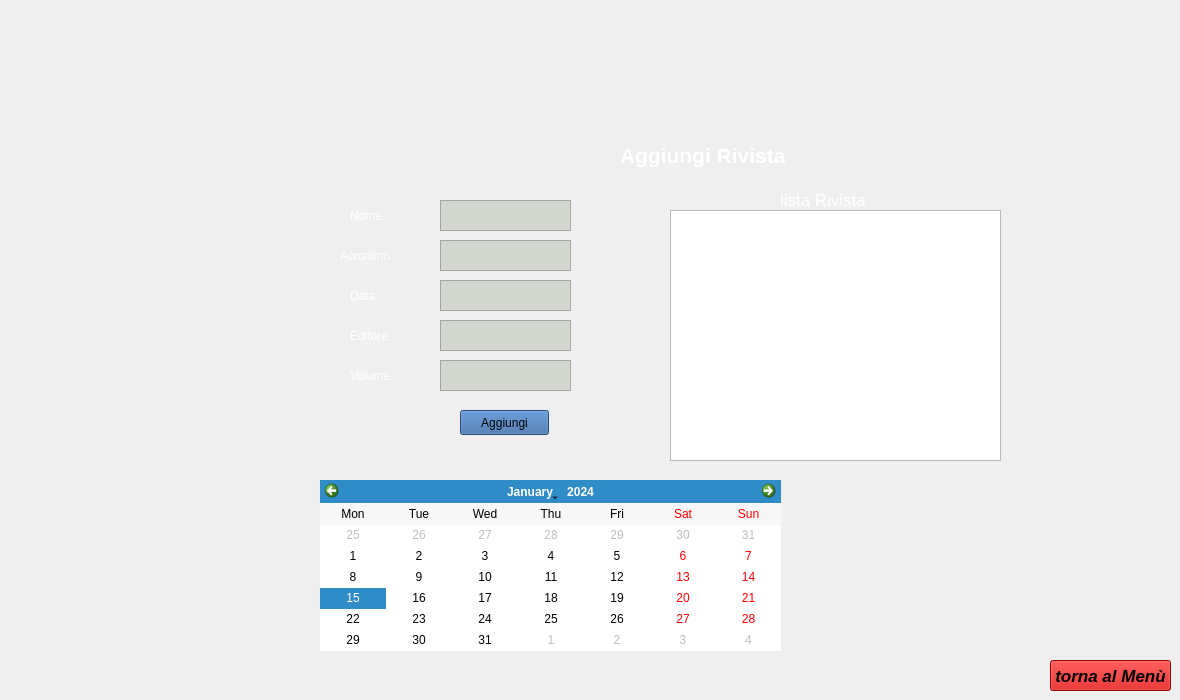
    <widget class="QWidget" name="page_AddRivista">
     <widget class="QPushButton" name="Bottone_Aggiungi_Rivista">
      <property name="geometry">
       <rect>
        <x>460</x>
        <y>410</y>
        <width>89</width>
        <height>25</height>
       </rect>
      </property>
      <property name="styleSheet">
       <string notr="true">background-color: rgb(52, 101, 164);</string>
      </property>
      <property name="text">
       <string>Aggiungi</string>
      </property>
     </widget>
     <widget class="QLabel" name="AggiungiRivista__">
      <property name="geometry">
       <rect>
        <x>620</x>
        <y>140</y>
        <width>241</width>
        <height>31</height>
       </rect>
      </property>
      <property name="font">
       <font>
        <pointsize>16</pointsize>
        <weight>75</weight>
        <bold>true</bold>
       </font>
      </property>
      <property name="styleSheet">
       <string notr="true">color: rgb(255, 255, 255);</string>
      </property>
      <property name="text">
       <string>Aggiungi Rivista</string>
      </property>
     </widget>
     <widget class="QLabel" name="nome_riv">
      <property name="geometry">
       <rect>
        <x>350</x>
        <y>200</y>
        <width>61</width>
        <height>31</height>
       </rect>
      </property>
      <property name="styleSheet">
       <string notr="true">color: rgb(255, 255, 255);</string>
      </property>
      <property name="text">
       <string>Nome</string>
      </property>
     </widget>
     <widget class="QLabel" name="Acronimo_riv">
      <property name="geometry">
       <rect>
        <x>340</x>
        <y>240</y>
        <width>81</width>
        <height>31</height>
       </rect>
      </property>
      <property name="styleSheet">
       <string notr="true">color: rgb(255, 255, 255);</string>
      </property>
      <property name="text">
       <string>Acronimo</string>
      </property>
     </widget>
     <widget class="QTextEdit" name="TestoAcronimo_riv">
      <property name="geometry">
       <rect>
        <x>440</x>
        <y>240</y>
        <width>131</width>
        <height>31</height>
       </rect>
      </property>
      <property name="font">
       <font>
        <pointsize>13</pointsize>
        <weight>75</weight>
        <bold>true</bold>
       </font>
      </property>
      <property name="styleSheet">
       <string notr="true">background-color: rgb(211, 215, 207);</string>
      </property>
     </widget>
     <widget class="QTextEdit" name="TestoNome_riv">
      <property name="geometry">
       <rect>
        <x>440</x>
        <y>200</y>
        <width>131</width>
        <height>31</height>
       </rect>
      </property>
      <property name="font">
       <font>
        <pointsize>13</pointsize>
        <weight>75</weight>
        <bold>true</bold>
       </font>
      </property>
      <property name="styleSheet">
       <string notr="true">background-color: rgb(211, 215, 207);</string>
      </property>
     </widget>
     <widget class="QLabel" name="Data_Rivista">
      <property name="geometry">
       <rect>
        <x>350</x>
        <y>280</y>
        <width>61</width>
        <height>31</height>
       </rect>
      </property>
      <property name="styleSheet">
       <string notr="true">color: rgb(255, 255, 255);</string>
      </property>
      <property name="text">
       <string>Data</string>
      </property>
     </widget>
     <widget class="QLabel" name="Editore_Rivista">
      <property name="geometry">
       <rect>
        <x>350</x>
        <y>320</y>
        <width>71</width>
        <height>31</height>
       </rect>
      </property>
      <property name="styleSheet">
       <string notr="true">color: rgb(255, 255, 255);</string>
      </property>
      <property name="text">
       <string>Editore</string>
      </property>
     </widget>
     <widget class="QTextEdit" name="TestoEditore_riv">
      <property name="geometry">
       <rect>
        <x>440</x>
        <y>320</y>
        <width>131</width>
        <height>31</height>
       </rect>
      </property>
      <property name="font">
       <font>
        <pointsize>13</pointsize>
        <weight>75</weight>
        <bold>true</bold>
       </font>
      </property>
      <property name="styleSheet">
       <string notr="true">background-color: rgb(211, 215, 207);</string>
      </property>
     </widget>
     <widget class="QTextEdit" name="TestoData_riv">
      <property name="geometry">
       <rect>
        <x>440</x>
        <y>280</y>
        <width>131</width>
        <height>31</height>
       </rect>
      </property>
      <property name="font">
       <font>
        <pointsize>13</pointsize>
        <weight>75</weight>
        <bold>true</bold>
       </font>
      </property>
      <property name="styleSheet">
       <string notr="true">background-color: rgb(211, 215, 207);</string>
      </property>
     </widget>
     <widget class="QTextEdit" name="TestoVolume_riv">
      <property name="geometry">
       <rect>
        <x>440</x>
        <y>360</y>
        <width>131</width>
        <height>31</height>
       </rect>
      </property>
      <property name="font">
       <font>
        <pointsize>13</pointsize>
        <weight>75</weight>
        <bold>true</bold>
       </font>
      </property>
      <property name="styleSheet">
       <string notr="true">background-color: rgb(211, 215, 207);</string>
      </property>
     </widget>
     <widget class="QLabel" name="Volume_Rivista">
      <property name="geometry">
       <rect>
        <x>350</x>
        <y>360</y>
        <width>71</width>
        <height>31</height>
       </rect>
      </property>
      <property name="styleSheet">
       <string notr="true">color: rgb(255, 255, 255);</string>
      </property>
      <property name="text">
       <string>Volume</string>
      </property>
     </widget>
     <widget class="QPushButton" name="tornamenu_4">
      <property name="geometry">
       <rect>
        <x>1050</x>
        <y>660</y>
        <width>121</width>
        <height>31</height>
       </rect>
      </property>
      <property name="font">
       <font>
        <pointsize>13</pointsize>
        <weight>75</weight>
        <italic>true</italic>
        <bold>true</bold>
        <underline>false</underline>
        <strikeout>false</strikeout>
        <kerning>true</kerning>
       </font>
      </property>
      <property name="styleSheet">
       <string notr="true">background-color: rgb(204, 0, 0);</string>
      </property>
      <property name="text">
       <string>torna al Menù</string>
      </property>
     </widget>
     <widget class="QListWidget" name="ListaRivista">
      <property name="geometry">
       <rect>
        <x>670</x>
        <y>210</y>
        <width>331</width>
        <height>251</height>
       </rect>
      </property>
      <property name="styleSheet">
       <string notr="true">color: rgb(255, 255, 255);</string>
      </property>
     </widget>
     <widget class="QLabel" name="ListaRivista__">
      <property name="geometry">
       <rect>
        <x>780</x>
        <y>190</y>
        <width>101</width>
        <height>20</height>
       </rect>
      </property>
      <property name="font">
       <font>
        <pointsize>13</pointsize>
       </font>
      </property>
      <property name="styleSheet">
       <string notr="true">color: rgb(255, 255, 255);</string>
      </property>
      <property name="text">
       <string>lista Rivista</string>
      </property>
     </widget>
     <widget class="QCalendarWidget" name="data_riv">
      <property name="geometry">
       <rect>
        <x>320</x>
        <y>480</y>
        <width>461</width>
        <height>171</height>
       </rect>
      </property>
      <property name="verticalHeaderFormat">
       <enum>QCalendarWidget::NoVerticalHeader</enum>
      </property>
     </widget>
    </widget>
